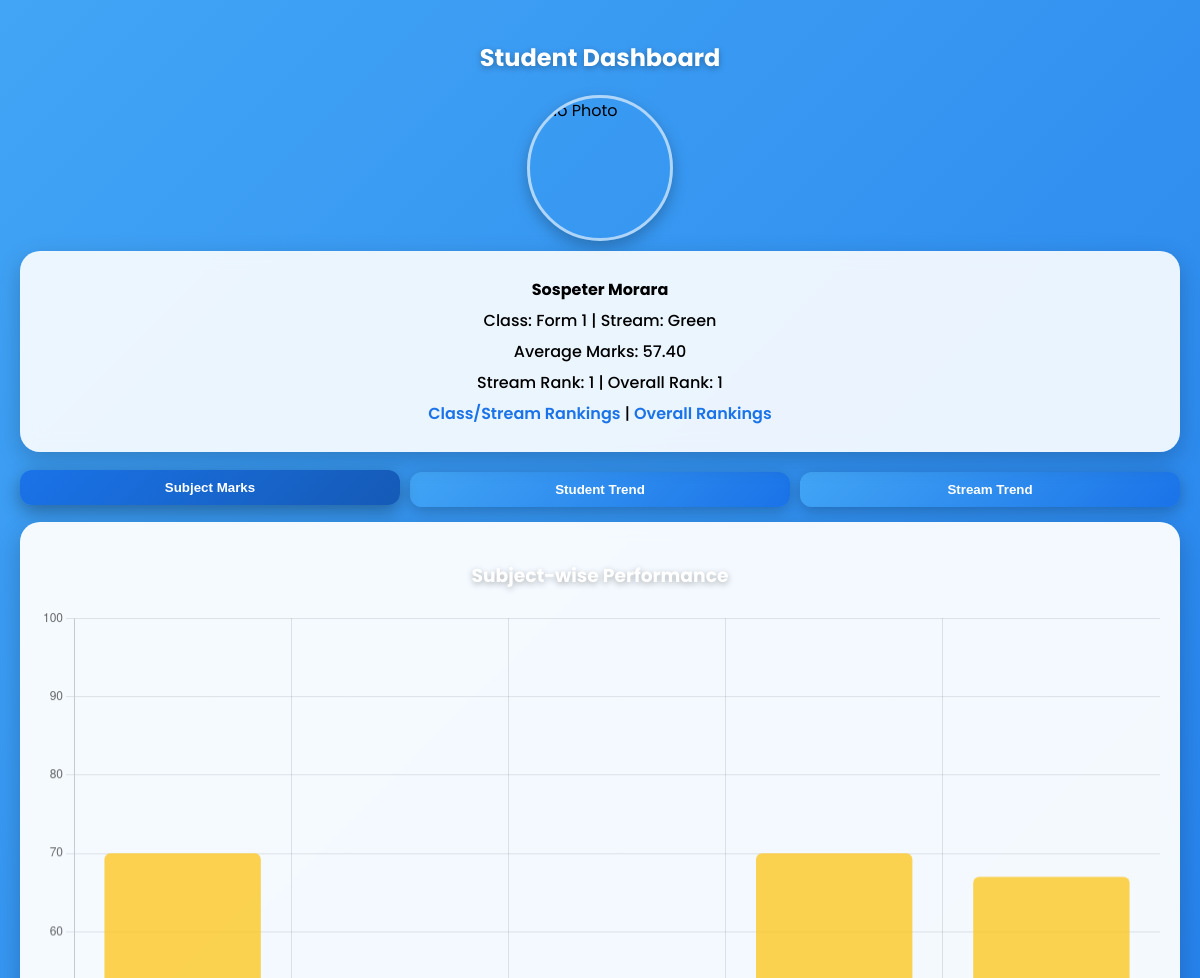
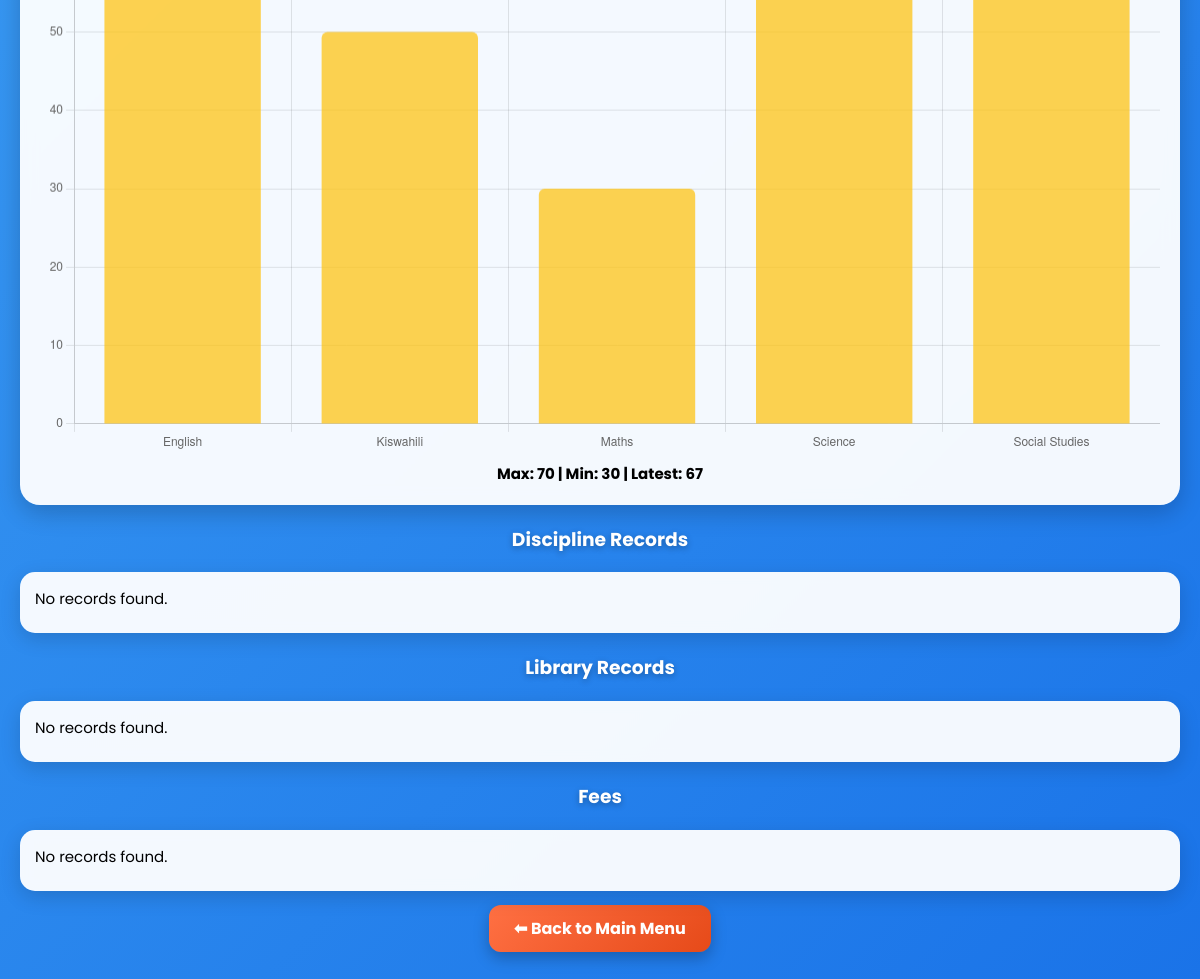
The app's page /dashboard/9055/ (signed in) with its own data (2 pictures, top to bottom).
### students/models.py (models this page shows, shortened)
class Student(models.Model):
    GENDER_CHOICES = [
        ('Male', 'Male'),
        ('Female', 'Female'),
        ('Other', 'Other'),
    ]
    admission_number = models.CharField(max_length=20, primary_key=True)
    first_name = models.CharField(max_length=50)
    last_name = models.CharField(max_length=50)
    dob = models.DateField()
    gender = models.CharField(max_length=10, choices=GENDER_CHOICES)
    student_class = models.CharField(max_length=20)
    stream = models.CharField(max_length=5)
    contact_number = models.CharField(max_length=15)
    parent_name = models.CharField(max_length=50)
    parent_contact = models.CharField(max_length=15)
    address = models.TextField()
    photo = models.ImageField(upload_to="student_photos/", null=True, blank=True)
    class Meta:
        ordering = ["admission_number"]
        verbose_name_plural = "Students"

### students/views.py (the view)
# urls.py: path('dashboard/<str:admission_number>/', views.student_dashboard, name='student_dashboard'),
@login_required
def student_dashboard(request, admission_number):
    student = get_object_or_404(Student, pk=admission_number)
    discipline = student.discipline_records.all()
    library = student.library_records.all()
    fees = student.fees.all()
    performance = student.performance_records.all()
    avg_marks_data = performance.aggregate(avg=Avg("marks"))
    avg_marks = avg_marks_data["avg"] if avg_marks_data["avg"] else 0
    students_perf = Performance.objects.values(
        "student__admission_number", "student__first_name", "student__last_name", "student__stream"
    ).annotate(avg_marks=Avg("marks"))
    overall_sorted = sorted(students_perf, key=lambda x: -x["avg_marks"])
    overall_rank = next((idx + 1 for idx, s in enumerate(overall_sorted) if s["student__admission_number"] == admission_number), None)
    stream_perf = [s for s in students_perf if s["student__stream"] == student.stream]
    stream_perf.sort(key=lambda x: -x["avg_marks"])
    stream_rank = next((idx + 1 for idx, s in enumerate(stream_perf) if s["student__admission_number"] == admission_number), None)
    student_trend_qs = performance.values("term").annotate(avg_marks=Avg("marks")).order_by("term")
    student_trend_labels = [data["term"] for data in student_trend_qs]
    student_trend_values = [data["avg_marks"] for data in student_trend_qs]
    stream_perf_qs = Performance.objects.filter(student__stream=student.stream).values("term").annotate(avg_marks=Avg("marks")).order_by("term")
    stream_trend_labels = [data["term"] for data in stream_perf_qs]
    stream_trend_values = [data["avg_marks"] for data in stream_perf_qs]
    context = {
        "student": student,
        "discipline": discipline,
        "library": library,
        "fees": fees,
        "performance": performance,
        "avg_marks": avg_marks,
        "stream_rank": stream_rank,
        "overall_rank": overall_rank,
        "student_trend_labels": student_trend_labels,
        "student_trend_values": student_trend_values,
        "stream_trend_labels": stream_trend_labels,
        "stream_trend_values": stream_trend_values,
    }
    return render(request, "students/dashboard.html", context)

### students/templates/students/dashboard.html (shortened to what this page needs)
{% load static %}
<!DOCTYPE html>
<html lang="en">
<head>
    <script>
        function showChart(tabId, btn) {
            const charts = document.querySelectorAll('.chart-container');
            const buttons = document.querySelectorAll('.tab-buttons button');
            charts.forEach(c => c.classList.remove('active'));
            buttons.forEach(b => b.classList.remove('active'));
            document.getElementById(tabId).classList.add('active');
            btn.classList.add('active');
        }
        function generateSummary(data, summaryId) {
            if (data.length === 0) return;
            const max = Math.max(...data);
            const min = Math.min(...data);
            const latest = data[data.length - 1];
            document.getElementById(summaryId).innerText = `Max: ${max} | Min: ${min} | Latest: ${latest}`;
        }
    </script>
</head>
<body>
    <h2>Student Dashboard</h2>
    {% if student.photo %}
        <img src="{{ student.photo.url }}" alt="{{ student.first_name }} {{ student.last_name }}">
    {% else %}
        <img src="{% static 'images/default_student.png' %}" alt="No Photo">
    {% endif %}
    <div class="info">
        <p><strong>{{ student.first_name }} {{ student.last_name }}</strong></p>
        <p>Class: {{ student.student_class }} | Stream: {{ student.stream }}</p>
        <p>Average Marks: {{ avg_marks|floatformat:2 }}</p>
        <p>Stream Rank: {{ stream_rank }} | Overall Rank: {{ overall_rank }}</p>
        <p>
            <a href="{% url 'rankings_stream' student.stream %}">Class/Stream Rankings</a> |
            <a href="{% url 'rankings_overall' %}">Overall Rankings</a>
        </p>
    </div>
    <div class="tab-buttons">
        <button class="active" onclick="showChart('subjectChart', this)">Subject Marks</button>
        <button onclick="showChart('studentTrend', this)">Student Trend</button>
        <button onclick="showChart('streamTrend', this)">Stream Trend</button>
    </div>
    <div id="subjectChart" class="chart-container active">
        <h3>Subject-wise Performance</h3>
        {% if student.performance_records.all %}
            <canvas id="performanceChart" height="220"></canvas>
            <div id="performanceSummary" class="summary"></div>
            <script>
                const performanceData = [{% for p in student.performance_records.all %}{{ p.marks }},{% endfor %}];
                const performanceLabels = [{% for p in student.performance_records.all %}'{{ p.subject }}',{% endfor %}];
                new Chart(document.getElementById('performanceChart').getContext('2d'), {
                    type: 'bar',
                    data: {
                        labels: performanceLabels,
                        datasets: [{
                            label: 'Marks',
                            data: performanceData,
                            backgroundColor: 'rgba(255, 193, 7, 0.7)',
                            borderRadius: 6
                        }]
                    },
                    options: {
                        responsive: true,
                        plugins: { legend: { display: false } },
                        scales: { y: { beginAtZero: true, max: 100 } }
                    }
                });
                generateSummary(performanceData, 'performanceSummary');
            </script>
        {% else %}
            <p class="text-center">No performance records available.</p>
        {% endif %}
    </div>
        {% if student_trend_values %}
            <script>
                const studentTrendData = [{% for val in student_trend_values %}{{ val }},{% endfor %}];
                const studentTrendLabels = [{% for label in student_trend_labels %}'{{ label }}',{% endfor %}];
                new Chart(document.getElementById('studentTrendChart').getContext('2d'), {
                    type: 'line',
                    data: {
                        labels: studentTrendLabels,
                        datasets: [{
                            label: 'Average Marks',
                            data: studentTrendData,
                            borderColor: 'rgba(255, 99, 132, 0.85)',
                            backgroundColor: 'rgba(255, 99, 132, 0.2)',
                            tension: 0.4,
                            fill: true,
                            pointRadius: 5
                        }]
                    },
                    options: {
                        responsive: true,
                        scales: { y: { beginAtZero: true, max: 100 } }
                    }
                });
                generateSummary(studentTrendData, 'studentTrendSummary');
            </script>
        {% else %}
            <p class="text-center">No trend data available for the student.</p>
        {% endif %}
        {% if stream_trend_values %}
            <script>
                const streamTrendData = [{% for val in stream_trend_values %}{{ val }},{% endfor %}];
                const streamTrendLabels = [{% for label in stream_trend_labels %}'{{ label }}',{% endfor %}];
                new Chart(document.getElementById('streamTrendChart').getContext('2d'), {
                    type: 'line',
                    data: {
                        labels: streamTrendLabels,
                        datasets: [{
                            label: 'Stream Avg Marks',
                            data: streamTrendData,
                            borderColor: 'rgba(75, 192, 192, 0.85)',
                            backgroundColor: 'rgba(75, 192, 192, 0.2)',
                            tension: 0.4,
                            fill: true,
                            pointRadius: 5
                        }]
                    },
                    options: {
                        responsive: true,
                        scales: { y: { beginAtZero: true, max: 100 } }
                    }
                });
                generateSummary(streamTrendData, 'streamTrendSummary');
            </script>
        {% else %}
            <p class="text-center">No trend data available for the stream.</p>
        {% endif %}
    <h3>Discipline Records</h3>
    <ul>
        {% for d in student.discipline_records.all %}
            <li>{{ d.date }} - {{ d.offense }} - {{ d.action_taken }}</li>
        {% empty %}
            <li>No records found.</li>
        {% endfor %}
    </ul>
    <h3>Library Records</h3>
    <ul>
        {% for l in student.library_records.all %}
            <li>{{ l.book_title }} - {{ l.status }}</li>
        {% empty %}
            <li>No records found.</li>
        {% endfor %}
    </ul>
    <h3>Fees</h3>
    <ul>
        {% for f in student.fees.all %}
            <li>{{ f.term }} - Balance: {{ f.balance|floatformat:2 }} - Status: {{ f.payment_status }}</li>
        {% empty %}
            <li>No records found.</li>
        {% endfor %}
    </ul>
    <div class="back-button">
        <a href="{% url 'menu' %}">⬅ Back to Main Menu</a>
    </div>
</body>
</html>

### students/templates/students/dashboard.html (style rules this page uses)
body { font-family: 'Poppins', 'Segoe UI', Tahoma, Geneva, Verdana, sans-serif; margin: 0; background: linear-gradient(135deg, #42a5f5, #1a73e8); padding: 20px; min-height: 100vh; }
h2, h3 { color: #fff; text-align: center; text-shadow: 0 2px 6px rgba(0,0,0,0.3); }
img { border-radius: 50%; display: block; margin: 10px auto; max-width: 140px; height: 140px; object-fit: cover; box-shadow: 0 6px 15px rgba(0,0,0,0.25); border: 3px solid rgba(255,255,255,0.6); }
.info { text-align: center; background: rgba(255,255,255,0.9); padding: 20px; border-radius: 20px; margin-bottom: 20px; box-shadow: 0 8px 25px rgba(0,0,0,0.2); backdrop-filter: blur(8px); }
.info p { margin: 6px 0; font-size: 16px; font-weight: 500; }
a { color: #1a73e8; text-decoration: none; font-weight: 600; }
.tab-buttons { display: flex; flex-wrap: wrap; justify-content: center; margin-bottom: 15px; gap: 10px; }
.tab-buttons button { flex: 1 1 28%; padding: 10px 15px; cursor: pointer; border: none; border-radius: 12px; font-weight: 600; background: linear-gradient(135deg, #42a5f5, #1a73e8); color: #fff; box-shadow: 0 4px 15px rgba(0,0,0,0.25); transition: all 0.3s ease; }
.tab-buttons button.active { background: linear-gradient(135deg, #1a73e8, #155ab6); transform: translateY(-2px); box-shadow: 0 6px 18px rgba(0,0,0,0.35); }
.chart-container { display: none; background: rgba(255,255,255,0.95); padding: 20px; border-radius: 20px; margin-bottom: 20px; box-shadow: 0 8px 25px rgba(0,0,0,0.2); backdrop-filter: blur(8px); }
.chart-container.active { display: block; }
.summary { margin-top: 10px; font-weight: bold; font-size: 15px; text-align: center; }
ul { list-style: none; padding-left: 15px; background: rgba(255,255,255,0.95); padding: 15px; border-radius: 15px; margin-bottom: 20px; box-shadow: 0 6px 20px rgba(0,0,0,0.15); backdrop-filter: blur(6px); }
ul li { margin-bottom: 8px; font-size: 15px; }
.back-button { display: block; text-align: center; margin: 25px auto; }
.back-button a { background: linear-gradient(135deg, #ff7043, #e64a19); color: #fff; padding: 12px 25px; border-radius: 12px; text-decoration: none; font-weight: bold; box-shadow: 0 6px 15px rgba(0,0,0,0.25); transition: all 0.3s ease; }

### records on screen
Student: first_name "Sospeter", last_name "Morara", student_class "Form 1", stream "Green"

### other values on screen
{{ avg_marks|floatformat:2 }} "57.40"
{{ stream_rank }} "1"
{{ overall_rank }} "1"
chart data {{ p.marks }} 70.0, 50.0, 30.0, 70.0, 67.0
chart data {{ p.subject }} English, Kiswahili, Maths, Science, Social Studies
